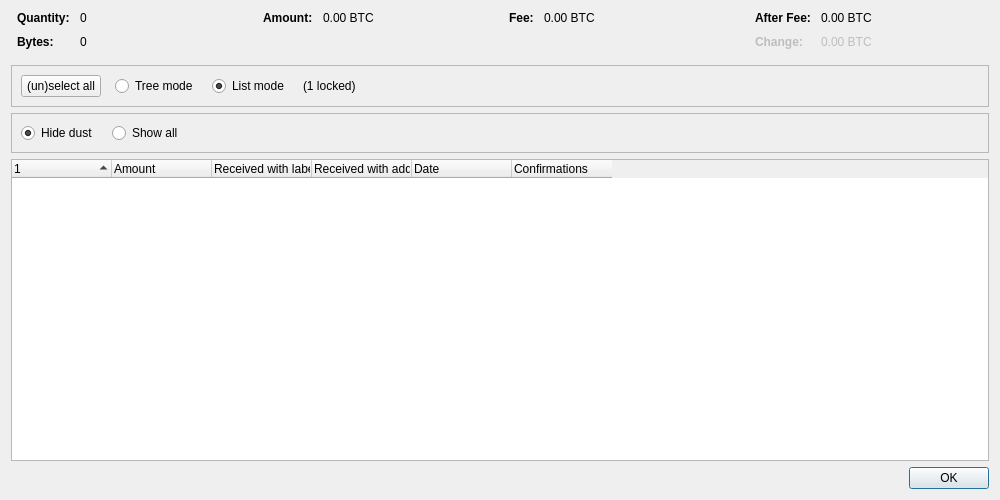
<?xml version="1.0" encoding="UTF-8"?>
<ui version="4.0">
 <class>CoinControlDialog</class>
 <widget class="QDialog" name="CoinControlDialog">
  <property name="geometry">
   <rect>
    <x>0</x>
    <y>0</y>
    <width>1000</width>
    <height>500</height>
   </rect>
  </property>
  <property name="windowTitle">
   <string>Coin Selection</string>
  </property>
  <layout class="QVBoxLayout" name="verticalLayout">
   <item>
    <layout class="QHBoxLayout" name="horizontalLayoutTop" stretch="0,0,0,0">
     <property name="topMargin">
      <number>0</number>
     </property>
     <property name="bottomMargin">
      <number>10</number>
     </property>
     <item>
      <layout class="QFormLayout" name="formLayoutCoinControl1">
       <property name="labelAlignment">
        <set>Qt::AlignLeft|Qt::AlignVCenter</set>
       </property>
       <property name="horizontalSpacing">
        <number>10</number>
       </property>
       <property name="verticalSpacing">
        <number>10</number>
       </property>
       <property name="leftMargin">
        <number>6</number>
       </property>
       <property name="rightMargin">
        <number>6</number>
       </property>
       <item row="0" column="0">
        <widget class="QLabel" name="labelCoinControlQuantityText">
         <property name="font">
          <font>
           <weight>75</weight>
           <bold>true</bold>
          </font>
         </property>
         <property name="text">
          <string>Quantity:</string>
         </property>
        </widget>
       </item>
       <item row="0" column="1">
        <widget class="QLabel" name="labelCoinControlQuantity">
         <property name="cursor">
          <cursorShape>IBeamCursor</cursorShape>
         </property>
         <property name="contextMenuPolicy">
          <enum>Qt::ActionsContextMenu</enum>
         </property>
         <property name="text">
          <string notr="true">0</string>
         </property>
         <property name="textInteractionFlags">
          <set>Qt::LinksAccessibleByMouse|Qt::TextSelectableByKeyboard|Qt::TextSelectableByMouse</set>
         </property>
        </widget>
       </item>
       <item row="1" column="0">
        <widget class="QLabel" name="labelCoinControlBytesText">
         <property name="font">
          <font>
           <weight>75</weight>
           <bold>true</bold>
          </font>
         </property>
         <property name="text">
          <string>Bytes:</string>
         </property>
        </widget>
       </item>
       <item row="1" column="1">
        <widget class="QLabel" name="labelCoinControlBytes">
         <property name="cursor">
          <cursorShape>IBeamCursor</cursorShape>
         </property>
         <property name="contextMenuPolicy">
          <enum>Qt::ActionsContextMenu</enum>
         </property>
         <property name="text">
          <string notr="true">0</string>
         </property>
         <property name="textInteractionFlags">
          <set>Qt::LinksAccessibleByMouse|Qt::TextSelectableByKeyboard|Qt::TextSelectableByMouse</set>
         </property>
        </widget>
       </item>
      </layout>
     </item>
     <item>
      <layout class="QFormLayout" name="formLayoutCoinControl2">
       <property name="horizontalSpacing">
        <number>10</number>
       </property>
       <property name="verticalSpacing">
        <number>10</number>
       </property>
       <property name="leftMargin">
        <number>6</number>
       </property>
       <property name="rightMargin">
        <number>6</number>
       </property>
       <item row="0" column="0">
        <widget class="QLabel" name="labelCoinControlAmountText">
         <property name="font">
          <font>
           <weight>75</weight>
           <bold>true</bold>
          </font>
         </property>
         <property name="text">
          <string>Amount:</string>
         </property>
        </widget>
       </item>
       <item row="0" column="1">
        <widget class="QLabel" name="labelCoinControlAmount">
         <property name="cursor">
          <cursorShape>IBeamCursor</cursorShape>
         </property>
         <property name="contextMenuPolicy">
          <enum>Qt::ActionsContextMenu</enum>
         </property>
         <property name="text">
          <string notr="true">0.00 BTC</string>
         </property>
         <property name="textInteractionFlags">
          <set>Qt::LinksAccessibleByMouse|Qt::TextSelectableByKeyboard|Qt::TextSelectableByMouse</set>
         </property>
        </widget>
       </item>
      </layout>
     </item>
     <item>
      <layout class="QFormLayout" name="formLayoutCoinControl3">
       <property name="horizontalSpacing">
        <number>10</number>
       </property>
       <property name="verticalSpacing">
        <number>10</number>
       </property>
       <property name="leftMargin">
        <number>6</number>
       </property>
       <property name="rightMargin">
        <number>6</number>
       </property>
       <item row="0" column="0">
        <widget class="QLabel" name="labelCoinControlFeeText">
         <property name="font">
          <font>
           <weight>75</weight>
           <bold>true</bold>
          </font>
         </property>
         <property name="text">
          <string>Fee:</string>
         </property>
        </widget>
       </item>
       <item row="0" column="1">
        <widget class="QLabel" name="labelCoinControlFee">
         <property name="cursor">
          <cursorShape>IBeamCursor</cursorShape>
         </property>
         <property name="contextMenuPolicy">
          <enum>Qt::ActionsContextMenu</enum>
         </property>
         <property name="text">
          <string notr="true">0.00 BTC</string>
         </property>
         <property name="textInteractionFlags">
          <set>Qt::LinksAccessibleByMouse|Qt::TextSelectableByKeyboard|Qt::TextSelectableByMouse</set>
         </property>
        </widget>
       </item>
      </layout>
     </item>
     <item>
      <layout class="QFormLayout" name="formLayoutCoinControl4">
       <property name="labelAlignment">
        <set>Qt::AlignLeft|Qt::AlignVCenter</set>
       </property>
       <property name="horizontalSpacing">
        <number>10</number>
       </property>
       <property name="verticalSpacing">
        <number>10</number>
       </property>
       <property name="leftMargin">
        <number>6</number>
       </property>
       <property name="rightMargin">
        <number>6</number>
       </property>
       <item row="0" column="0">
        <widget class="QLabel" name="labelCoinControlAfterFeeText">
         <property name="font">
          <font>
           <weight>75</weight>
           <bold>true</bold>
          </font>
         </property>
         <property name="text">
          <string>After Fee:</string>
         </property>
        </widget>
       </item>
       <item row="0" column="1">
        <widget class="QLabel" name="labelCoinControlAfterFee">
         <property name="cursor">
          <cursorShape>IBeamCursor</cursorShape>
         </property>
         <property name="contextMenuPolicy">
          <enum>Qt::ActionsContextMenu</enum>
         </property>
         <property name="text">
          <string notr="true">0.00 BTC</string>
         </property>
         <property name="textInteractionFlags">
          <set>Qt::LinksAccessibleByMouse|Qt::TextSelectableByKeyboard|Qt::TextSelectableByMouse</set>
         </property>
        </widget>
       </item>
       <item row="1" column="0">
        <widget class="QLabel" name="labelCoinControlChangeText">
         <property name="enabled">
          <bool>false</bool>
         </property>
         <property name="font">
          <font>
           <weight>75</weight>
           <bold>true</bold>
          </font>
         </property>
         <property name="text">
          <string>Change:</string>
         </property>
        </widget>
       </item>
       <item row="1" column="1">
        <widget class="QLabel" name="labelCoinControlChange">
         <property name="enabled">
          <bool>false</bool>
         </property>
         <property name="cursor">
          <cursorShape>IBeamCursor</cursorShape>
         </property>
         <property name="contextMenuPolicy">
          <enum>Qt::ActionsContextMenu</enum>
         </property>
         <property name="text">
          <string notr="true">0.00 BTC</string>
         </property>
         <property name="textInteractionFlags">
          <set>Qt::LinksAccessibleByMouse|Qt::TextSelectableByKeyboard|Qt::TextSelectableByMouse</set>
         </property>
        </widget>
       </item>
      </layout>
     </item>
    </layout>
   </item>
   <item>
    <widget class="QFrame" name="frame">
     <property name="minimumSize">
      <size>
       <width>0</width>
       <height>40</height>
      </size>
     </property>
     <property name="frameShape">
      <enum>QFrame::StyledPanel</enum>
     </property>
     <property name="frameShadow">
      <enum>QFrame::Sunken</enum>
     </property>
     <layout class="QHBoxLayout" name="horizontalLayout">
      <item>
       <layout class="QHBoxLayout" name="horizontalLayoutPanel" stretch="0,0,0,0,0">
        <property name="spacing">
         <number>14</number>
        </property>
        <item>
         <widget class="QPushButton" name="pushButtonSelectAll">
          <property name="sizePolicy">
           <sizepolicy hsizetype="Maximum" vsizetype="Fixed">
            <horstretch>0</horstretch>
            <verstretch>0</verstretch>
           </sizepolicy>
          </property>
          <property name="text">
           <string>(un)select all</string>
          </property>
          <property name="autoDefault">
           <bool>false</bool>
          </property>
         </widget>
        </item>
        <item>
         <widget class="QRadioButton" name="radioTreeMode">
          <property name="sizePolicy">
           <sizepolicy hsizetype="Maximum" vsizetype="Fixed">
            <horstretch>0</horstretch>
            <verstretch>0</verstretch>
           </sizepolicy>
          </property>
          <property name="text">
           <string>Tree mode</string>
          </property>
         </widget>
        </item>
        <item>
         <widget class="QRadioButton" name="radioListMode">
          <property name="sizePolicy">
           <sizepolicy hsizetype="Maximum" vsizetype="Fixed">
            <horstretch>0</horstretch>
            <verstretch>0</verstretch>
           </sizepolicy>
          </property>
          <property name="text">
           <string>List mode</string>
          </property>
          <property name="checked">
           <bool>true</bool>
          </property>
         </widget>
        </item>
        <item>
         <widget class="QLabel" name="labelLocked">
          <property name="text">
           <string notr="true">(1 locked)</string>
          </property>
         </widget>
        </item>
        <item>
         <spacer name="horizontalSpacer">
          <property name="orientation">
           <enum>Qt::Horizontal</enum>
          </property>
          <property name="sizeHint" stdset="0">
           <size>
            <width>40</width>
            <height>20</height>
           </size>
          </property>
         </spacer>
        </item>
       </layout>
      </item>
     </layout>
    </widget>
   </item>


   <item>
    <widget class="QFrame" name="frameDust">
     <property name="minimumSize">
      <size>
       <width>0</width>
       <height>40</height>
      </size>
     </property>
     <property name="frameShape">
      <enum>QFrame::StyledPanel</enum>
     </property>
     <property name="frameShadow">
      <enum>QFrame::Sunken</enum>
     </property>
     <layout class="QHBoxLayout" name="horizontalLayoutDust">
      <item>
       <layout class="QHBoxLayout" name="horizontalLayoutPanelDust" stretch="0,0,0,0,0">
        <property name="spacing">
         <number>14</number>
        </property>
        <item>
         <widget class="QRadioButton" name="radioHideDust">
          <property name="sizePolicy">
           <sizepolicy hsizetype="Maximum" vsizetype="Fixed">
            <horstretch>0</horstretch>
            <verstretch>0</verstretch>
           </sizepolicy>
          </property>
          <property name="text">
           <string>Hide dust</string>
          </property>
          <property name="checked">
           <bool>true</bool>
          </property>
         </widget>
        </item>
        <item>
         <widget class="QRadioButton" name="radioShowDust">
          <property name="sizePolicy">
           <sizepolicy hsizetype="Maximum" vsizetype="Fixed">
            <horstretch>0</horstretch>
            <verstretch>0</verstretch>
           </sizepolicy>
          </property>
          <property name="text">
           <string>Show all</string>
          </property>
         </widget>
        </item>
        <item>
         <spacer name="horizontalSpacerDust">
          <property name="orientation">
           <enum>Qt::Horizontal</enum>
          </property>
          <property name="sizeHint" stdset="0">
           <size>
            <width>40</width>
            <height>20</height>
           </size>
          </property>
         </spacer>
        </item>
       </layout>
      </item>
     </layout>
    </widget>
   </item>



   <item>
    <widget class="CoinControlTreeWidget" name="treeWidget">
     <property name="contextMenuPolicy">
      <enum>Qt::CustomContextMenu</enum>
     </property>
     <property name="sortingEnabled">
      <bool>false</bool>
     </property>
     <property name="columnCount">
      <number>6</number>
     </property>
     <attribute name="headerShowSortIndicator" stdset="0">
      <bool>true</bool>
     </attribute>
     <attribute name="headerStretchLastSection">
      <bool>false</bool>
     </attribute>
     <column>
      <property name="text">
       <string/>
      </property>
     </column>
     <column>
      <property name="text">
       <string>Amount</string>
      </property>
     </column>
     <column>
      <property name="text">
       <string>Received with label</string>
      </property>
     </column>
     <column>
      <property name="text">
       <string>Received with address</string>
      </property>
     </column>
     <column>
      <property name="text">
       <string>Date</string>
      </property>
     </column>
     <column>
      <property name="text">
       <string>Confirmations</string>
      </property>
      <property name="toolTip">
       <string>Confirmed</string>
      </property>
     </column>
     <column>
      <property name="text">
       <string/>
      </property>
     </column>
     <column>
      <property name="text">
       <string/>
      </property>
     </column>
     <column>
      <property name="text">
       <string/>
      </property>
     </column>
     <column>
      <property name="text">
       <string/>
      </property>
     </column>
    </widget>
   </item>
   <item>
    <widget class="QDialogButtonBox" name="buttonBox">
     <property name="orientation">
      <enum>Qt::Horizontal</enum>
     </property>
     <property name="standardButtons">
      <set>QDialogButtonBox::Ok</set>
     </property>
    </widget>
   </item>
  </layout>
 </widget>
 <customwidgets>
  <customwidget>
   <class>CoinControlTreeWidget</class>
   <extends>QTreeWidget</extends>
   <header>qt/coincontroltreewidget.h</header>
  </customwidget>
 </customwidgets>
 <resources/>
 <connections/>
</ui>
